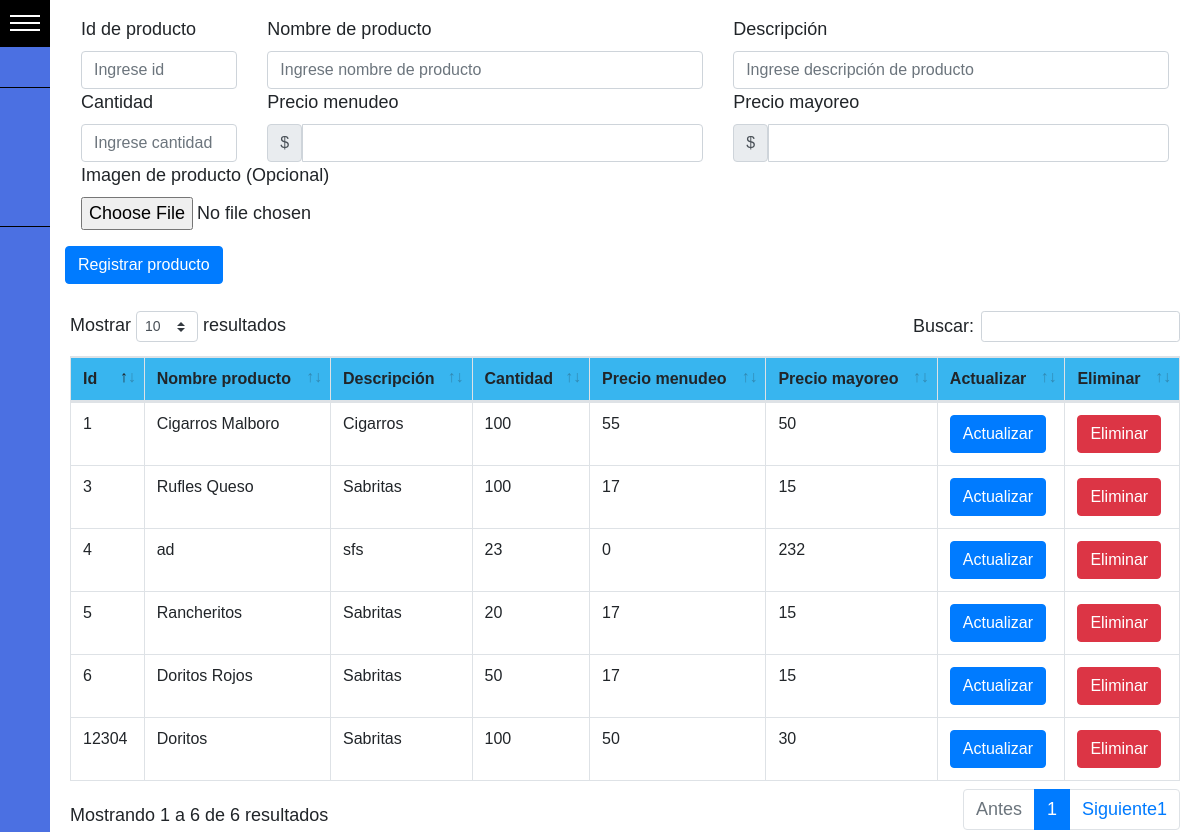
Screenshot of /Productos/diseño_producto.php (signed in) with the database file from the repository.
### tables this page shows
CREATE TABLE `productos` (
  `Id` int(11) NOT NULL,
  `Nombre_producto` varchar(50) NOT NULL,
  `Descripcion` varchar(50) NOT NULL,
  `cantidad` int(11) NOT NULL,
  `precio_menudeo` decimal(10,0) NOT NULL,
  `precio_mayore` decimal(10,0) NOT NULL,
  `imagen` longblob DEFAULT NULL
);

### Productos/diseño_producto.php (the view, shortened to what this page needs)
<link rel="stylesheet" href="../Productos/css/bootstrap.min.css">
<link rel="stylesheet" type="text/css" href="../Productos/css/datatables.min.css" />
<link rel="stylesheet" type="text/css" href="../Productos/css/responsive.dataTables.min.css">
<?php
require '../Menu/menu_cabecera.php';
if (isset($_SESSION['usuario'])) {
    $conn=Conexion::connectar();
    $sql = "Select * from productos";
    $result = mysqli_query($conn, $sql);
?>
    <body>
        <div>
            <form action="" method="POST" enctype="multipart/form-data" class="row m-3">
                <div class="col-md-2">
                    <label for="validationDefault03" class="form-label">Id de producto</label>
                    <input type="text" class="form-control" id="validationDefault03" name="id" placeholder="Ingrese id" required>
                </div>
                <div class="col-md-5">
                    <label for="validationDefault01" class="form-label">Nombre de producto</label>
                    <input type="text" class="form-control" id="validationDefault01" name="nombre" placeholder="Ingrese nombre de producto" required>
                </div>
                <div class="col-md-5">
                    <label for="validationDefault02" class="form-label">Descripción</label>
                    <input type="text" class="form-control" id="validationDefault02" name="descripcion" placeholder="Ingrese descripción de producto" required>
                </div>
                <div class="col-md-2">
                    <label for="validationDefault04" class="form-label">Cantidad</label>
                    <input type="text" class="form-control" id="validationDefaultUsername" name="cantidad" placeholder="Ingrese cantidad" aria-describedby="inputGroupPrepend2" required>
                </div>
                <div class="col-md-5">
                    <label for="validationDefaultUsername" class="form-label">Precio menudeo</label>
                    <div class="input-group">
                        <span class="input-group-text" id="inputGroupPrepend2">$</span>
                        <input type="text" class="form-control" id="validationDefaultUsername" name="menudeo" aria-describedby="inputGroupPrepend2" required>
                    </div>
                </div>
                <div class="col-md-5">
                    <label for="validationDefaultUsername" class="form-label">Precio mayoreo</label>
                    <div class="input-group">
                        <span class="input-group-text" id="inputGroupPrepend2">$</span>
                        <input type="text" class="form-control" id="validationDefaultUsername" name="mayoreo" aria-describedby="inputGroupPrepend2" required>
                    </div>
                </div>
                <div class="col-md-5">
                    <label for="validationDefaultUsername" class="form-label">Imagen de producto (Opcional)</label>
                    <input type="file" id="alex">
                </div>
        </div>
        <div class="col-12">
            <button class="btn btn-primary" type="submit" name="Guardar">Registrar producto</button>
        </div>
        <br>
        <div class="container">
            <div class="row">
                <div class="col-lg-12">
                    <table id="example" class="table table-bordered  display nowrap" cellspacing="0" width="100%">
                        <thead>
                            <tr>
                                <th>Id</th>
                                <th>Nombre producto</th>
                                <th>Descripción</th>
                                <th>Cantidad</th>
                                <th>Precio menudeo</th>
                                <th>Precio mayoreo</th>
                                <th>Actualizar</th>
                                <th>Eliminar</th>
                            </tr>
                        </thead>
                        <tbody>
                            <?php
                            while($row = mysqli_fetch_assoc($result)) {
                            ?>
                            <tr>
                                <td><?php   echo $row["Id"] ?></td>
                                <td><?php   echo $row["Nombre_producto"] ?></td>
                                <td><?php   echo $row["Descripcion"] ?></td>
                                <td><?php   echo $row["cantidad"] ?></td>
                                <td><?php   echo $row["precio_menudeo"] ?></td>
                                <td><?php   echo $row["precio_mayore"] ?></td>
                                <td><a href="php/actualizar.php?id=<?php echo $row["Id"] ?>"><button class="btn btn-primary" type="submit" name="Guardar">Actualizar</button></a></td>
                                <td><a href="php/eliminar.php?id=<?php echo $row["Id"] ?>"><button class="btn btn-danger" type="submit" name="Guardar">Eliminar</button></a></td>
                            </tr>
                            <?php
                            }
                            ?>
                        </tbody>
                    </table>
                </div>
            </div>
        </div>
    </body>
<?php
} else {
    header("Location: ../Login/index.php");
}

### Menu/menu_cabecera.php (shortened to what this page needs)
<?php
if (!isset($_SESSION['usuario'])) {
    header('Location: ../Login/index.php');
    exit();
}else{
?>
<html>
<head>
    <link rel="stylesheet" href='../Menu/css/estilo_menu.css'>
</head>
<body>
    <div id="sidemenu" class="menu-collapsed">
        <div id="header">
            <div id="menu-btn">
                <div class="btn-hamburguer"></div>
                <div class="btn-hamburguer"></div>
                <div class="btn-hamburguer"></div>
            </div>
        </div>
        <div id="profile">
            <a href="">
            <div id="photo"></div>
            </a>
        </div>
        <div id="menu-items">
            <div class="item">
                <a href="../Cobrar/cobrar.php">
                    <div class="icon"> </div>
                </a>
            </div>
            <div class="item">
                <a href="../Productos/diseño_producto.php">
                    <div class="icon"> </div>
                </a>
            </div>
            <div class="item">
            <a href=>
                <div class="icon"> </div>
                </a>
            </div>
            <div class="item separator">
            </div>
            <div class="item">
                <a href="">
                    <div class="icon"> </div>
                </a>
            </div>
            <div class="item">
                <a href="../Menu/php/cerrar_sesion.php">
                    <div class="icon"> </div>
                </a>
            </div>
        </div>
    </div>
</body>
<?php
}
?>

### Menu/css/estilo_menu.css (style rules this page uses)
:root { --width:200px; --padding: 10px; --bgcolor: #4B70E2; --hovercolor: rgb(0, 0, 0); --width-collapsed: 50px; }
body { font-family: Arial, Helvetica, sans-serif; font-size: 18px; padding: 0; margin: 0; margin-left: var(--width-collapsed); }
#sidemenu { background-color: var(--bgcolor); color: white; position: fixed; height: 100%; left: 0; top: 0; }
#sidemenu a { color: white; text-decoration: none; }
#sidemenu #header { box-sizing: border-box; border-bottom: solid 1px var(--hovercolor); }
#sidemenu #header #title, #sidemenu #header #menu-btn { vertical-align: middle; }
#sidemenu #header #menu-btn { display: inline-block; }
#sidemenu #header #menu-btn { cursor: pointer; padding: 10px; width: var(--width-collapsed); box-sizing: border-box; }
#sidemenu #header #menu-btn .btn-hamburguer { background-color: #fff; width: 100%; height: 2px; margin: 5px 0; }
#photo { width: 50px; }
#sidemenu #profile { border-bottom: solid 1px var(--hovercolor); padding: var(--padding) 0; text-align: center; }
#sidemenu #profile #photo { box-sizing: border-box; padding: var(--padding); margin: 0 auto; }
#sidemenu #profile #photo, #sidemenu #profile #name { font-size: 24px; padding: var(--padding) 0; overflow: hidden; }
#sidemenu #menu-items { overflow: hidden; }
#sidemenu #menu-items .item { width: var(--width); }
#sidemenu #menu-items .item .icon { display: inline-block; }
#sidemenu #menu-items .item .icon, #sidemenu #menu-items .item .title { font-size: 14px; vertical-align: middle; overflow: hidden; display: inline-block; }
#sidemenu #menu-items .item a { display: block; }
#sidemenu #menu-items .item .icon { box-sizing: border-box; padding: var(--padding); width: var(--width-collapsed); }
#sidemenu #menu-items .item.separator { height: 1px; border-bottom: solid 1px var(--hovercolor); margin: 15px 0; }
.menu-collapsed { width: var(--width-collapsed); }
.menu-collapsed .item { width: 100px; }

### Productos/diseño_producto.php (style rules this page uses)
table thead { background-color: #38b5ef; }

### rows the page displays
productos: Id "1", Nombre_producto "Cigarros Malboro", Descripcion "Cigarros", cantidad "100", precio_menudeo "55", precio_mayore "50"
productos: Id "3", Nombre_producto "Rufles Queso", Descripcion "Sabritas", cantidad "100", precio_menudeo "17", precio_mayore "15"
productos: Id "4", Nombre_producto "ad", Descripcion "sfs", cantidad "23", precio_menudeo "0", precio_mayore "232"
productos: Id "5", Nombre_producto "Rancheritos", Descripcion "Sabritas", cantidad "20", precio_menudeo "17", precio_mayore "15"
productos: Id "6", Nombre_producto "Doritos Rojos", Descripcion "Sabritas", cantidad "50", precio_menudeo "17", precio_mayore "15"
productos: Id "12304", Nombre_producto "Doritos", Descripcion "Sabritas", cantidad "100", precio_menudeo "50", precio_mayore "30"
